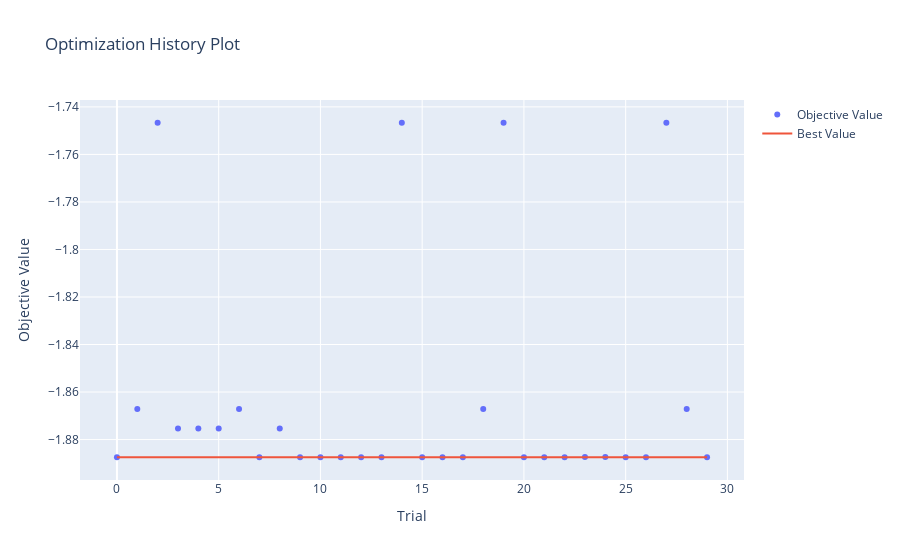

Notebook code cell kept with this figure:
### Markdown cell above
As a result of the search, it was found that the fcc site is the most stable. This is consistent with the results obtained in [Section 3.3 of the Atomistic Simulation Tutorial](https://docs.matlantis.com/atomistic-simulation-tutorial/ja/3_3_slab_adsorption_energy.html).

Optuna has rich visualization features implemented, allowing visualization of the search process and the contribution distribution of the parameters (in this case, the adsorption site) that determine the searched structures to the adsorption energy.

### Code cell
optuna.visualization.plot_optimization_history(study)

### Figure 1 — Plotly figure (JSON) as saved in the notebook; plotly's stock layout.template omitted (floating-point values rounded to 4 significant figures)
{"data": [{"mode": "markers", "name": "Objective Value", "type": "scatter", "x": [0, 1, 2, 3, 4, 5, 6, 7, 8, 9, 10, 11, 12, 13, 14, 15, 16, 17, 18, 19, 20, 21, 22, 23, 24, 25, 26, 27, 28, 29], "y": [-1.887, -1.867, -1.747, -1.875, -1.875, -1.875, -1.867, -1.887, -1.875, -1.887, -1.887, -1.887, -1.887, -1.887, -1.747, -1.887, -1.887, -1.887, -1.867, -1.747, -1.887, -1.887, -1.887, -1.887, -1.887, -1.887, -1.887, -1.747, -1.867, -1.887]}, {"name": "Best Value", "type": "scatter", "x": [0, 1, 2, 3, 4, 5, 6, 7, 8, 9, 10, 11, 12, 13, 14, 15, 16, 17, 18, 19, 20, 21, 22, 23, 24, 25, 26, 27, 28, 29], "y": [-1.887, -1.887, -1.887, -1.887, -1.887, -1.887, -1.887, -1.887, -1.887, -1.887, -1.887, -1.887, -1.887, -1.887, -1.887, -1.887, -1.887, -1.887, -1.887, -1.887, -1.887, -1.887, -1.887, -1.887, -1.887, -1.887, -1.887, -1.887, -1.887, -1.887]}], "layout": {"autosize": true, "title": {"text": "Optimization History Plot"}, "xaxis": {"autorange": true, "range": [-1.744, 30.74], "title": {"text": "Trial"}, "type": "linear"}, "yaxis": {"autorange": true, "range": [-1.899, -1.735], "title": {"text": "Objective Value"}, "type": "linear"}}}
